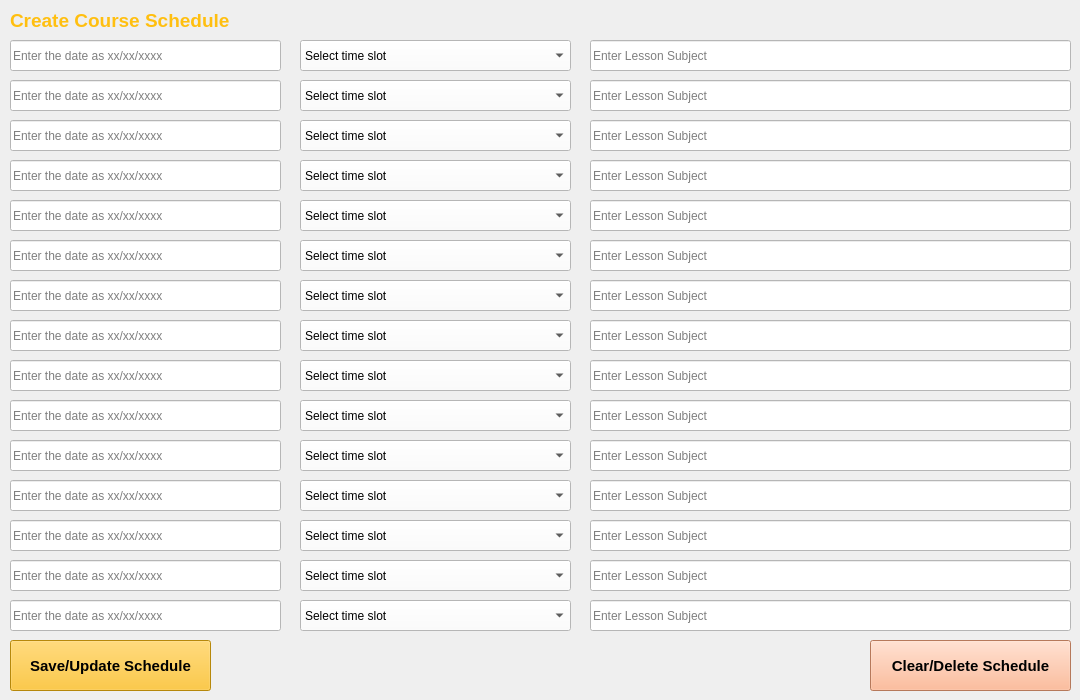
    <widget class="QWidget" name="tab_2">
     <attribute name="title">
      <string>Course Schedule</string>
     </attribute>
     <widget class="QLabel" name="label_2">
      <property name="geometry">
       <rect>
        <x>10</x>
        <y>10</y>
        <width>241</width>
        <height>21</height>
       </rect>
      </property>
      <property name="font">
       <font>
        <pointsize>14</pointsize>
        <weight>75</weight>
        <bold>true</bold>
       </font>
      </property>
      <property name="styleSheet">
       <string notr="true">color: rgb(255, 191, 16);</string>
      </property>
      <property name="text">
       <string>Create Course Schedule</string>
      </property>
     </widget>
     <widget class="QComboBox" name="cb21_course">
      <property name="geometry">
       <rect>
        <x>300</x>
        <y>40</y>
        <width>271</width>
        <height>31</height>
       </rect>
      </property>
      <property name="toolTipDuration">
       <number>-1</number>
      </property>
      <property name="styleSheet">
       <string notr="true">background-color: rgb(255, 255, 255);
font: 10pt &quot;MS Shell Dlg 2&quot;;
</string>
      </property>
      <property name="currentIndex">
       <number>0</number>
      </property>
      <property name="maxVisibleItems">
       <number>8</number>
      </property>
      <property name="sizeAdjustPolicy">
       <enum>QComboBox::AdjustToContentsOnFirstShow</enum>
      </property>
      <property name="placeholderText">
       <string>Add/Select Teacher</string>
      </property>
      <item>
       <property name="text">
        <string>Select time slot</string>
       </property>
      </item>
      <item>
       <property name="text">
        <string>Afternoon: 12:00 -17:00</string>
       </property>
      </item>
      <item>
       <property name="text">
        <string>Evening:     21:00 - 22:00</string>
       </property>
      </item>
     </widget>
     <widget class="QLineEdit" name="tb21_course">
      <property name="geometry">
       <rect>
        <x>10</x>
        <y>40</y>
        <width>271</width>
        <height>31</height>
       </rect>
      </property>
      <property name="styleSheet">
       <string notr="true">background-color: rgb(255, 255, 255);</string>
      </property>
      <property name="placeholderText">
       <string>Enter the date as xx/xx/xxxx</string>
      </property>
     </widget>
     <widget class="QLineEdit" name="tb22_course">
      <property name="geometry">
       <rect>
        <x>590</x>
        <y>40</y>
        <width>481</width>
        <height>31</height>
       </rect>
      </property>
      <property name="styleSheet">
       <string notr="true">background-color: rgb(255, 255, 255);</string>
      </property>
      <property name="placeholderText">
       <string>Enter Lesson Subject</string>
      </property>
     </widget>
     <widget class="QPushButton" name="b6_t">
      <property name="geometry">
       <rect>
        <x>10</x>
        <y>640</y>
        <width>201</width>
        <height>51</height>
       </rect>
      </property>
      <property name="font">
       <font>
        <pointsize>11</pointsize>
        <weight>75</weight>
        <bold>true</bold>
       </font>
      </property>
      <property name="styleSheet">
       <string notr="true">background-color: rgb(255, 191, 16);</string>
      </property>
      <property name="text">
       <string>Save/Update Schedule</string>
      </property>
     </widget>
     <widget class="QLineEdit" name="tb24_course">
      <property name="geometry">
       <rect>
        <x>590</x>
        <y>80</y>
        <width>481</width>
        <height>31</height>
       </rect>
      </property>
      <property name="styleSheet">
       <string notr="true">background-color: rgb(255, 255, 255);</string>
      </property>
      <property name="placeholderText">
       <string>Enter Lesson Subject</string>
      </property>
     </widget>
     <widget class="QLineEdit" name="tb23_course">
      <property name="geometry">
       <rect>
        <x>10</x>
        <y>80</y>
        <width>271</width>
        <height>31</height>
       </rect>
      </property>
      <property name="styleSheet">
       <string notr="true">background-color: rgb(255, 255, 255);</string>
      </property>
      <property name="placeholderText">
       <string>Enter the date as xx/xx/xxxx</string>
      </property>
     </widget>
     <widget class="QComboBox" name="cb22_course">
      <property name="geometry">
       <rect>
        <x>300</x>
        <y>80</y>
        <width>271</width>
        <height>31</height>
       </rect>
      </property>
      <property name="toolTipDuration">
       <number>-1</number>
      </property>
      <property name="styleSheet">
       <string notr="true">background-color: rgb(255, 255, 255);
font: 10pt &quot;MS Shell Dlg 2&quot;;
</string>
      </property>
      <property name="currentIndex">
       <number>0</number>
      </property>
      <property name="maxVisibleItems">
       <number>8</number>
      </property>
      <property name="sizeAdjustPolicy">
       <enum>QComboBox::AdjustToContentsOnFirstShow</enum>
      </property>
      <property name="placeholderText">
       <string>Add/Select Teacher</string>
      </property>
      <item>
       <property name="text">
        <string>Select time slot</string>
       </property>
      </item>
      <item>
       <property name="text">
        <string>Afternoon: 12:00 -17:00</string>
       </property>
      </item>
      <item>
       <property name="text">
        <string>Evening:     21:00 - 22:00</string>
       </property>
      </item>
     </widget>
     <widget class="QLineEdit" name="tb26_course">
      <property name="geometry">
       <rect>
        <x>590</x>
        <y>120</y>
        <width>481</width>
        <height>31</height>
       </rect>
      </property>
      <property name="styleSheet">
       <string notr="true">background-color: rgb(255, 255, 255);</string>
      </property>
      <property name="placeholderText">
       <string>Enter Lesson Subject</string>
      </property>
     </widget>
     <widget class="QLineEdit" name="tb25_course">
      <property name="geometry">
       <rect>
        <x>10</x>
        <y>120</y>
        <width>271</width>
        <height>31</height>
       </rect>
      </property>
      <property name="styleSheet">
       <string notr="true">background-color: rgb(255, 255, 255);</string>
      </property>
      <property name="placeholderText">
       <string>Enter the date as xx/xx/xxxx</string>
      </property>
     </widget>
     <widget class="QComboBox" name="cb23_course">
      <property name="geometry">
       <rect>
        <x>300</x>
        <y>120</y>
        <width>271</width>
        <height>31</height>
       </rect>
      </property>
      <property name="toolTipDuration">
       <number>-1</number>
      </property>
      <property name="styleSheet">
       <string notr="true">background-color: rgb(255, 255, 255);
font: 10pt &quot;MS Shell Dlg 2&quot;;
</string>
      </property>
      <property name="currentIndex">
       <number>0</number>
      </property>
      <property name="maxVisibleItems">
       <number>8</number>
      </property>
      <property name="sizeAdjustPolicy">
       <enum>QComboBox::AdjustToContentsOnFirstShow</enum>
      </property>
      <property name="placeholderText">
       <string>Add/Select Teacher</string>
      </property>
      <item>
       <property name="text">
        <string>Select time slot</string>
       </property>
      </item>
      <item>
       <property name="text">
        <string>Afternoon: 12:00 -17:00</string>
       </property>
      </item>
      <item>
       <property name="text">
        <string>Evening:     21:00 - 22:00</string>
       </property>
      </item>
     </widget>
     <widget class="QLineEdit" name="tb28_course">
      <property name="geometry">
       <rect>
        <x>590</x>
        <y>160</y>
        <width>481</width>
        <height>31</height>
       </rect>
      </property>
      <property name="styleSheet">
       <string notr="true">background-color: rgb(255, 255, 255);</string>
      </property>
      <property name="placeholderText">
       <string>Enter Lesson Subject</string>
      </property>
     </widget>
     <widget class="QLineEdit" name="tb27_course">
      <property name="geometry">
       <rect>
        <x>10</x>
        <y>160</y>
        <width>271</width>
        <height>31</height>
       </rect>
      </property>
      <property name="styleSheet">
       <string notr="true">background-color: rgb(255, 255, 255);</string>
      </property>
      <property name="placeholderText">
       <string>Enter the date as xx/xx/xxxx</string>
      </property>
     </widget>
     <widget class="QComboBox" name="cb24_course">
      <property name="geometry">
       <rect>
        <x>300</x>
        <y>160</y>
        <width>271</width>
        <height>31</height>
       </rect>
      </property>
      <property name="toolTipDuration">
       <number>-1</number>
      </property>
      <property name="styleSheet">
       <string notr="true">background-color: rgb(255, 255, 255);
font: 10pt &quot;MS Shell Dlg 2&quot;;
</string>
      </property>
      <property name="currentIndex">
       <number>0</number>
      </property>
      <property name="maxVisibleItems">
       <number>8</number>
      </property>
      <property name="sizeAdjustPolicy">
       <enum>QComboBox::AdjustToContentsOnFirstShow</enum>
      </property>
      <property name="placeholderText">
       <string>Add/Select Teacher</string>
      </property>
      <item>
       <property name="text">
        <string>Select time slot</string>
       </property>
      </item>
      <item>
       <property name="text">
        <string>Afternoon: 12:00 -17:00</string>
       </property>
      </item>
      <item>
       <property name="text">
        <string>Evening:     21:00 - 22:00</string>
       </property>
      </item>
     </widget>
     <widget class="QLineEdit" name="tb210_course">
      <property name="geometry">
       <rect>
        <x>590</x>
        <y>200</y>
        <width>481</width>
        <height>31</height>
       </rect>
      </property>
      <property name="styleSheet">
       <string notr="true">background-color: rgb(255, 255, 255);</string>
      </property>
      <property name="placeholderText">
       <string>Enter Lesson Subject</string>
      </property>
     </widget>
     <widget class="QLineEdit" name="tb29_course">
      <property name="geometry">
       <rect>
        <x>10</x>
        <y>200</y>
        <width>271</width>
        <height>31</height>
       </rect>
      </property>
      <property name="styleSheet">
       <string notr="true">background-color: rgb(255, 255, 255);</string>
      </property>
      <property name="placeholderText">
       <string>Enter the date as xx/xx/xxxx</string>
      </property>
     </widget>
     <widget class="QComboBox" name="cb26_course">
      <property name="geometry">
       <rect>
        <x>300</x>
        <y>240</y>
        <width>271</width>
        <height>31</height>
       </rect>
      </property>
      <property name="toolTipDuration">
       <number>-1</number>
      </property>
      <property name="styleSheet">
       <string notr="true">background-color: rgb(255, 255, 255);
font: 10pt &quot;MS Shell Dlg 2&quot;;
</string>
      </property>
      <property name="currentIndex">
       <number>0</number>
      </property>
      <property name="maxVisibleItems">
       <number>8</number>
      </property>
      <property name="sizeAdjustPolicy">
       <enum>QComboBox::AdjustToContentsOnFirstShow</enum>
      </property>
      <property name="placeholderText">
       <string>Add/Select Teacher</string>
      </property>
      <item>
       <property name="text">
        <string>Select time slot</string>
       </property>
      </item>
      <item>
       <property name="text">
        <string>Afternoon: 12:00 -17:00</string>
       </property>
      </item>
      <item>
       <property name="text">
        <string>Evening:     21:00 - 22:00</string>
       </property>
      </item>
     </widget>
     <widget class="QComboBox" name="cb212_course">
      <property name="geometry">
       <rect>
        <x>300</x>
        <y>480</y>
        <width>271</width>
        <height>31</height>
       </rect>
      </property>
      <property name="toolTipDuration">
       <number>-1</number>
      </property>
      <property name="styleSheet">
       <string notr="true">background-color: rgb(255, 255, 255);
font: 10pt &quot;MS Shell Dlg 2&quot;;
</string>
      </property>
      <property name="currentIndex">
       <number>0</number>
      </property>
      <property name="maxVisibleItems">
       <number>8</number>
      </property>
      <property name="sizeAdjustPolicy">
       <enum>QComboBox::AdjustToContentsOnFirstShow</enum>
      </property>
      <property name="placeholderText">
       <string>Add/Select Teacher</string>
      </property>
      <item>
       <property name="text">
        <string>Select time slot</string>
       </property>
      </item>
      <item>
       <property name="text">
        <string>Afternoon: 12:00 -17:00</string>
       </property>
      </item>
      <item>
       <property name="text">
        <string>Evening:     21:00 - 22:00</string>
       </property>
      </item>
     </widget>
     <widget class="QLineEdit" name="tb220_course">
      <property name="geometry">
       <rect>
        <x>590</x>
        <y>400</y>
        <width>481</width>
        <height>31</height>
       </rect>
      </property>
      <property name="styleSheet">
       <string notr="true">background-color: rgb(255, 255, 255);</string>
      </property>
      <property name="placeholderText">
       <string>Enter Lesson Subject</string>
      </property>
     </widget>
     <widget class="QLineEdit" name="tb214_course">
      <property name="geometry">
       <rect>
        <x>590</x>
        <y>280</y>
        <width>481</width>
        <height>31</height>
       </rect>
      </property>
      <property name="styleSheet">
       <string notr="true">background-color: rgb(255, 255, 255);</string>
      </property>
      <property name="placeholderText">
       <string>Enter Lesson Subject</string>
      </property>
     </widget>
     <widget class="QLineEdit" name="tb212_course">
      <property name="geometry">
       <rect>
        <x>590</x>
        <y>240</y>
        <width>481</width>
        <height>31</height>
       </rect>
      </property>
      <property name="styleSheet">
       <string notr="true">background-color: rgb(255, 255, 255);</string>
      </property>
      <property name="placeholderText">
       <string>Enter Lesson Subject</string>
      </property>
     </widget>
     <widget class="QLineEdit" name="tb218_course">
      <property name="geometry">
       <rect>
        <x>590</x>
        <y>360</y>
        <width>481</width>
        <height>31</height>
       </rect>
      </property>
      <property name="styleSheet">
       <string notr="true">background-color: rgb(255, 255, 255);</string>
      </property>
      <property name="placeholderText">
       <string>Enter Lesson Subject</string>
      </property>
     </widget>
     <widget class="QLineEdit" name="tb211_course">
      <property name="geometry">
       <rect>
        <x>10</x>
        <y>240</y>
        <width>271</width>
        <height>31</height>
       </rect>
      </property>
      <property name="styleSheet">
       <string notr="true">background-color: rgb(255, 255, 255);</string>
      </property>
      <property name="placeholderText">
       <string>Enter the date as xx/xx/xxxx</string>
      </property>
     </widget>
     <widget class="QLineEdit" name="tb219_course">
      <property name="geometry">
       <rect>
        <x>10</x>
        <y>400</y>
        <width>271</width>
        <height>31</height>
       </rect>
      </property>
      <property name="styleSheet">
       <string notr="true">background-color: rgb(255, 255, 255);</string>
      </property>
      <property name="placeholderText">
       <string>Enter the date as xx/xx/xxxx</string>
      </property>
     </widget>
     <widget class="QLineEdit" name="tb213_course">
      <property name="geometry">
       <rect>
        <x>10</x>
        <y>280</y>
        <width>271</width>
        <height>31</height>
       </rect>
      </property>
      <property name="styleSheet">
       <string notr="true">background-color: rgb(255, 255, 255);</string>
      </property>
      <property name="placeholderText">
       <string>Enter the date as xx/xx/xxxx</string>
      </property>
     </widget>
     <widget class="QLineEdit" name="tb215_course">
      <property name="geometry">
       <rect>
        <x>10</x>
        <y>320</y>
        <width>271</width>
        <height>31</height>
       </rect>
      </property>
      <property name="styleSheet">
       <string notr="true">background-color: rgb(255, 255, 255);</string>
      </property>
      <property name="placeholderText">
       <string>Enter the date as xx/xx/xxxx</string>
      </property>
     </widget>
     <widget class="QComboBox" name="cb27_course">
      <property name="geometry">
       <rect>
        <x>300</x>
        <y>280</y>
        <width>271</width>
        <height>31</height>
       </rect>
      </property>
      <property name="toolTipDuration">
       <number>-1</number>
      </property>
      <property name="styleSheet">
       <string notr="true">background-color: rgb(255, 255, 255);
font: 10pt &quot;MS Shell Dlg 2&quot;;
</string>
      </property>
      <property name="currentIndex">
       <number>0</number>
      </property>
      <property name="maxVisibleItems">
       <number>8</number>
      </property>
      <property name="sizeAdjustPolicy">
       <enum>QComboBox::AdjustToContentsOnFirstShow</enum>
      </property>
      <property name="placeholderText">
       <string>Add/Select Teacher</string>
      </property>
      <item>
       <property name="text">
        <string>Select time slot</string>
       </property>
      </item>
      <item>
       <property name="text">
        <string>Afternoon: 12:00 -17:00</string>
       </property>
      </item>
      <item>
       <property name="text">
        <string>Evening:     21:00 - 22:00</string>
       </property>
      </item>
     </widget>
     <widget class="QLineEdit" name="tb217_course">
      <property name="geometry">
       <rect>
        <x>10</x>
        <y>360</y>
        <width>271</width>
        <height>31</height>
       </rect>
      </property>
      <property name="styleSheet">
       <string notr="true">background-color: rgb(255, 255, 255);</string>
      </property>
      <property name="placeholderText">
       <string>Enter the date as xx/xx/xxxx</string>
      </property>
     </widget>
     <widget class="QComboBox" name="cb28_course">
      <property name="geometry">
       <rect>
        <x>300</x>
        <y>320</y>
        <width>271</width>
        <height>31</height>
       </rect>
      </property>
      <property name="toolTipDuration">
       <number>-1</number>
      </property>
      <property name="styleSheet">
       <string notr="true">background-color: rgb(255, 255, 255);
font: 10pt &quot;MS Shell Dlg 2&quot;;
</string>
      </property>
      <property name="currentIndex">
       <number>0</number>
      </property>
      <property name="maxVisibleItems">
       <number>8</number>
      </property>
      <property name="sizeAdjustPolicy">
       <enum>QComboBox::AdjustToContentsOnFirstShow</enum>
      </property>
      <property name="placeholderText">
       <string>Add/Select Teacher</string>
      </property>
      <item>
       <property name="text">
        <string>Select time slot</string>
       </property>
      </item>
      <item>
       <property name="text">
        <string>Afternoon: 12:00 -17:00</string>
       </property>
      </item>
      <item>
       <property name="text">
        <string>Evening:     21:00 - 22:00</string>
       </property>
      </item>
     </widget>
     <widget class="QComboBox" name="cb211_course">
      <property name="geometry">
       <rect>
        <x>300</x>
        <y>440</y>
        <width>271</width>
        <height>31</height>
       </rect>
      </property>
      <property name="toolTipDuration">
       <number>-1</number>
      </property>
      <property name="styleSheet">
       <string notr="true">background-color: rgb(255, 255, 255);
font: 10pt &quot;MS Shell Dlg 2&quot;;
</string>
      </property>
      <property name="currentIndex">
       <number>0</number>
      </property>
      <property name="maxVisibleItems">
       <number>8</number>
      </property>
      <property name="sizeAdjustPolicy">
       <enum>QComboBox::AdjustToContentsOnFirstShow</enum>
      </property>
      <property name="placeholderText">
       <string>Add/Select Teacher</string>
      </property>
      <item>
       <property name="text">
        <string>Select time slot</string>
       </property>
      </item>
      <item>
       <property name="text">
        <string>Afternoon: 12:00 -17:00</string>
       </property>
      </item>
      <item>
       <property name="text">
        <string>Evening:     21:00 - 22:00</string>
       </property>
      </item>
     </widget>
     <widget class="QLineEdit" name="tb216_course">
      <property name="geometry">
       <rect>
        <x>590</x>
        <y>320</y>
        <width>481</width>
        <height>31</height>
       </rect>
      </property>
      <property name="styleSheet">
       <string notr="true">background-color: rgb(255, 255, 255);</string>
      </property>
      <property name="placeholderText">
       <string>Enter Lesson Subject</string>
      </property>
     </widget>
     <widget class="QComboBox" name="cb210_course">
      <property name="geometry">
       <rect>
        <x>300</x>
        <y>400</y>
        <width>271</width>
        <height>31</height>
       </rect>
      </property>
      <property name="toolTipDuration">
       <number>-1</number>
      </property>
      <property name="styleSheet">
       <string notr="true">background-color: rgb(255, 255, 255);
font: 10pt &quot;MS Shell Dlg 2&quot;;
</string>
      </property>
      <property name="currentIndex">
       <number>0</number>
      </property>
      <property name="maxVisibleItems">
       <number>8</number>
      </property>
      <property name="sizeAdjustPolicy">
       <enum>QComboBox::AdjustToContentsOnFirstShow</enum>
      </property>
      <property name="placeholderText">
       <string>Add/Select Teacher</string>
      </property>
      <item>
       <property name="text">
        <string>Select time slot</string>
       </property>
      </item>
      <item>
       <property name="text">
        <string>Afternoon: 12:00 -17:00</string>
       </property>
      </item>
      <item>
       <property name="text">
        <string>Evening:     21:00 - 22:00</string>
       </property>
      </item>
     </widget>
     <widget class="QComboBox" name="cb29_course">
      <property name="geometry">
       <rect>
        <x>300</x>
        <y>360</y>
        <width>271</width>
        <height>31</height>
       </rect>
      </property>
      <property name="toolTipDuration">
       <number>-1</number>
      </property>
      <property name="styleSheet">
       <string notr="true">background-color: rgb(255, 255, 255);
font: 10pt &quot;MS Shell Dlg 2&quot;;
</string>
      </property>
      <property name="currentIndex">
       <number>0</number>
      </property>
      <property name="maxVisibleItems">
       <number>8</number>
      </property>
      <property name="sizeAdjustPolicy">
       <enum>QComboBox::AdjustToContentsOnFirstShow</enum>
      </property>
      <property name="placeholderText">
       <string>Add/Select Teacher</string>
      </property>
      <item>
       <property name="text">
        <string>Select time slot</string>
       </property>
      </item>
      <item>
       <property name="text">
        <string>Afternoon: 12:00 -17:00</string>
       </property>
      </item>
      <item>
       <property name="text">
        <string>Evening:     21:00 - 22:00</string>
       </property>
      </item>
     </widget>
     <widget class="QLineEdit" name="tb230_course">
      <property name="geometry">
       <rect>
        <x>590</x>
        <y>600</y>
        <width>481</width>
        <height>31</height>
       </rect>
      </property>
      <property name="styleSheet">
       <string notr="true">background-color: rgb(255, 255, 255);</string>
      </property>
      <property name="placeholderText">
       <string>Enter Lesson Subject</string>
      </property>
     </widget>
     <widget class="QLineEdit" name="tb224_course">
      <property name="geometry">
       <rect>
        <x>590</x>
        <y>480</y>
        <width>481</width>
        <height>31</height>
       </rect>
      </property>
      <property name="styleSheet">
       <string notr="true">background-color: rgb(255, 255, 255);</string>
      </property>
      <property name="placeholderText">
       <string>Enter Lesson Subject</string>
      </property>
     </widget>
     <widget class="QLineEdit" name="tb222_course">
      <property name="geometry">
       <rect>
        <x>590</x>
        <y>440</y>
        <width>481</width>
        <height>31</height>
       </rect>
      </property>
      <property name="styleSheet">
       <string notr="true">background-color: rgb(255, 255, 255);</string>
      </property>
      <property name="placeholderText">
       <string>Enter Lesson Subject</string>
      </property>
     </widget>
     <widget class="QLineEdit" name="tb228_course">
      <property name="geometry">
       <rect>
        <x>590</x>
        <y>560</y>
        <width>481</width>
        <height>31</height>
       </rect>
      </property>
      <property name="styleSheet">
       <string notr="true">background-color: rgb(255, 255, 255);</string>
      </property>
      <property name="placeholderText">
       <string>Enter Lesson Subject</string>
      </property>
     </widget>
     <widget class="QLineEdit" name="tb221_course">
      <property name="geometry">
       <rect>
        <x>10</x>
        <y>440</y>
        <width>271</width>
        <height>31</height>
       </rect>
      </property>
      <property name="styleSheet">
       <string notr="true">background-color: rgb(255, 255, 255);</string>
      </property>
      <property name="placeholderText">
       <string>Enter the date as xx/xx/xxxx</string>
      </property>
     </widget>
     <widget class="QLineEdit" name="tb229_course">
      <property name="geometry">
       <rect>
        <x>10</x>
        <y>600</y>
        <width>271</width>
        <height>31</height>
       </rect>
      </property>
      <property name="styleSheet">
       <string notr="true">background-color: rgb(255, 255, 255);</string>
      </property>
      <property name="placeholderText">
       <string>Enter the date as xx/xx/xxxx</string>
      </property>
     </widget>
     <widget class="QLineEdit" name="tb223_course">
      <property name="geometry">
       <rect>
        <x>10</x>
        <y>480</y>
        <width>271</width>
        <height>31</height>
       </rect>
      </property>
      <property name="styleSheet">
       <string notr="true">background-color: rgb(255, 255, 255);</string>
      </property>
      <property name="placeholderText">
       <string>Enter the date as xx/xx/xxxx</string>
      </property>
     </widget>
     <widget class="QLineEdit" name="tb225_course">
      <property name="geometry">
       <rect>
        <x>10</x>
        <y>520</y>
        <width>271</width>
        <height>31</height>
       </rect>
      </property>
      <property name="styleSheet">
       <string notr="true">background-color: rgb(255, 255, 255);</string>
      </property>
      <property name="placeholderText">
       <string>Enter the date as xx/xx/xxxx</string>
      </property>
     </widget>
     <widget class="QComboBox" name="cb213_course">
      <property name="geometry">
       <rect>
        <x>300</x>
        <y>520</y>
        <width>271</width>
        <height>31</height>
       </rect>
      </property>
      <property name="toolTipDuration">
       <number>-1</number>
      </property>
      <property name="styleSheet">
       <string notr="true">background-color: rgb(255, 255, 255);
font: 10pt &quot;MS Shell Dlg 2&quot;;
</string>
      </property>
      <property name="currentIndex">
       <number>0</number>
      </property>
      <property name="maxVisibleItems">
       <number>8</number>
      </property>
      <property name="sizeAdjustPolicy">
       <enum>QComboBox::AdjustToContentsOnFirstShow</enum>
      </property>
      <property name="placeholderText">
       <string>Add/Select Teacher</string>
      </property>
      <item>
       <property name="text">
        <string>Select time slot</string>
       </property>
      </item>
      <item>
       <property name="text">
        <string>Afternoon: 12:00 -17:00</string>
       </property>
      </item>
      <item>
       <property name="text">
        <string>Evening:     21:00 - 22:00</string>
       </property>
      </item>
     </widget>
     <widget class="QLineEdit" name="tb227_course">
      <property name="geometry">
       <rect>
        <x>10</x>
        <y>560</y>
        <width>271</width>
        <height>31</height>
       </rect>
      </property>
      <property name="styleSheet">
       <string notr="true">background-color: rgb(255, 255, 255);</string>
      </property>
      <property name="placeholderText">
       <string>Enter the date as xx/xx/xxxx</string>
      </property>
     </widget>
     <widget class="QComboBox" name="cb214_course">
      <property name="geometry">
       <rect>
        <x>300</x>
        <y>560</y>
        <width>271</width>
        <height>31</height>
       </rect>
      </property>
      <property name="toolTipDuration">
       <number>-1</number>
      </property>
      <property name="styleSheet">
       <string notr="true">background-color: rgb(255, 255, 255);
font: 10pt &quot;MS Shell Dlg 2&quot;;
</string>
      </property>
      <property name="currentIndex">
       <number>0</number>
      </property>
      <property name="maxVisibleItems">
       <number>8</number>
      </property>
      <property name="sizeAdjustPolicy">
       <enum>QComboBox::AdjustToContentsOnFirstShow</enum>
      </property>
      <property name="placeholderText">
       <string>Add/Select Teacher</string>
      </property>
      <item>
       <property name="text">
        <string>Select time slot</string>
       </property>
      </item>
      <item>
       <property name="text">
        <string>Afternoon: 12:00 -17:00</string>
       </property>
      </item>
      <item>
       <property name="text">
        <string>Evening:     21:00 - 22:00</string>
       </property>
      </item>
     </widget>
     <widget class="QComboBox" name="cb25_course">
      <property name="geometry">
       <rect>
        <x>300</x>
        <y>200</y>
        <width>271</width>
        <height>31</height>
       </rect>
      </property>
      <property name="toolTipDuration">
       <number>-1</number>
      </property>
      <property name="styleSheet">
       <string notr="true">background-color: rgb(255, 255, 255);
font: 10pt &quot;MS Shell Dlg 2&quot;;
</string>
      </property>
      <property name="currentIndex">
       <number>0</number>
      </property>
      <property name="maxVisibleItems">
       <number>8</number>
      </property>
      <property name="sizeAdjustPolicy">
       <enum>QComboBox::AdjustToContentsOnFirstShow</enum>
      </property>
      <property name="placeholderText">
       <string>Add/Select Teacher</string>
      </property>
      <item>
       <property name="text">
        <string>Select time slot</string>
       </property>
      </item>
      <item>
       <property name="text">
        <string>Afternoon: 12:00 -17:00</string>
       </property>
      </item>
      <item>
       <property name="text">
        <string>Evening:     21:00 - 22:00</string>
       </property>
      </item>
     </widget>
     <widget class="QLineEdit" name="tb226_course">
      <property name="geometry">
       <rect>
        <x>590</x>
        <y>520</y>
        <width>481</width>
        <height>31</height>
       </rect>
      </property>
      <property name="styleSheet">
       <string notr="true">background-color: rgb(255, 255, 255);</string>
      </property>
      <property name="placeholderText">
       <string>Enter Lesson Subject</string>
      </property>
     </widget>
     <widget class="QComboBox" name="cb215_course">
      <property name="geometry">
       <rect>
        <x>300</x>
        <y>600</y>
        <width>271</width>
        <height>31</height>
       </rect>
      </property>
      <property name="toolTipDuration">
       <number>-1</number>
      </property>
      <property name="styleSheet">
       <string notr="true">background-color: rgb(255, 255, 255);
font: 10pt &quot;MS Shell Dlg 2&quot;;
</string>
      </property>
      <property name="currentIndex">
       <number>0</number>
      </property>
      <property name="maxVisibleItems">
       <number>8</number>
      </property>
      <property name="sizeAdjustPolicy">
       <enum>QComboBox::AdjustToContentsOnFirstShow</enum>
      </property>
      <property name="placeholderText">
       <string>Add/Select Teacher</string>
      </property>
      <item>
       <property name="text">
        <string>Select time slot</string>
       </property>
      </item>
      <item>
       <property name="text">
        <string>Afternoon: 12:00 -17:00</string>
       </property>
      </item>
      <item>
       <property name="text">
        <string>Evening:     21:00 - 22:00</string>
       </property>
      </item>
     </widget>
     <widget class="QPushButton" name="b7_t_3">
      <property name="geometry">
       <rect>
        <x>870</x>
        <y>640</y>
        <width>201</width>
        <height>51</height>
       </rect>
      </property>
      <property name="font">
       <font>
        <pointsize>11</pointsize>
        <weight>75</weight>
        <bold>true</bold>
       </font>
      </property>
      <property name="styleSheet">
       <string notr="true">background-color: rgb(255, 170, 127);</string>
      </property>
      <property name="text">
       <string>Clear/Delete Schedule</string>
      </property>
     </widget>
    </widget>
